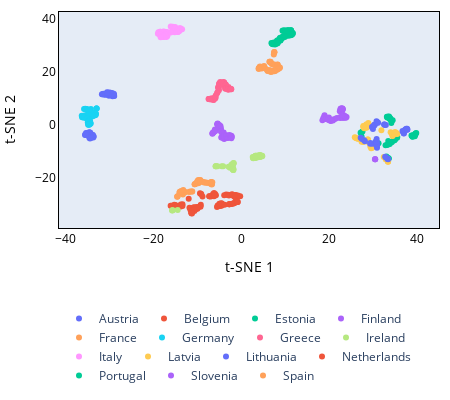

The notebook cell saved with this chart:
### Code cell
def scatter2d2(X, y, components):

    import plotly.express as px
    fig = px.scatter(X, x=X[:,components[0]], y=X[:,components[1]],
              color=y)

    fig.update_xaxes(title='t-SNE 1', showline=True, linewidth=1, linecolor='black', mirror=True,color='black',showgrid=False, gridcolor='black', zeroline=False, zerolinecolor='#000000', zerolinewidth = 1)
    fig.update_yaxes(title='t-SNE 2', showline=True, linewidth=1, linecolor='black', mirror=True,color='black',showgrid=False, gridcolor='black', zeroline=False, zerolinecolor='#000000', zerolinewidth = 1)
    fig.update_layout(
        margin=dict(l=10, r=10, t=10, b=10),
    )
    # fig.update_layout(
    #     paper_bgcolor='rgba(0,0,0,0)',
    #     plot_bgcolor='rgba(0,0,0,0)'
    # )
            
    fig.update_layout(height=400, width=450,showlegend=True)
    fig.update_layout(legend=dict(
    orientation="h",
    yanchor="bottom",
    y=-0.75,
    xanchor="left",
    x=0
    ))  

    fig.update_layout(legend_title="")

    fig.show() 


scatter2d2(X_embedded1, y, [0, 1])
